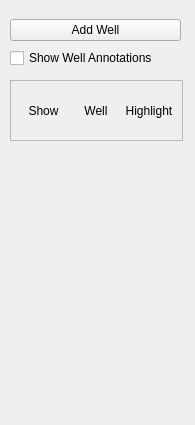
<?xml version="1.0" encoding="UTF-8"?>
<ui version="4.0">
 <class>padView</class>
 <widget class="QMainWindow" name="padView">
  <property name="geometry">
   <rect>
    <x>0</x>
    <y>0</y>
    <width>195</width>
    <height>425</height>
   </rect>
  </property>
  <property name="windowTitle">
   <string>DT - Pad View - {pad}</string>
  </property>
  <widget class="QWidget" name="centralwidget">
   <widget class="QScrollArea" name="scrollArea">
    <property name="geometry">
     <rect>
      <x>10</x>
      <y>80</y>
      <width>173</width>
      <height>61</height>
     </rect>
    </property>
    <property name="widgetResizable">
     <bool>true</bool>
    </property>
    <widget class="QWidget" name="scrollAreaWidgetContents">
     <property name="geometry">
      <rect>
       <x>0</x>
       <y>0</y>
       <width>171</width>
       <height>59</height>
      </rect>
     </property>
     <layout class="QGridLayout" name="gridLayout">
      <item row="0" column="2">
       <widget class="QLabel" name="label_3">
        <property name="text">
         <string>Highlight</string>
        </property>
        <property name="alignment">
         <set>Qt::AlignmentFlag::AlignCenter</set>
        </property>
       </widget>
      </item>
      <item row="0" column="0">
       <widget class="QLabel" name="label">
        <property name="text">
         <string>Show</string>
        </property>
        <property name="alignment">
         <set>Qt::AlignmentFlag::AlignCenter</set>
        </property>
       </widget>
      </item>
      <item row="0" column="1">
       <widget class="QLabel" name="label_2">
        <property name="text">
         <string>Well</string>
        </property>
        <property name="alignment">
         <set>Qt::AlignmentFlag::AlignCenter</set>
        </property>
       </widget>
      </item>
     </layout>
    </widget>
   </widget>
   <widget class="QWidget" name="">
    <property name="geometry">
     <rect>
      <x>10</x>
      <y>18</y>
      <width>171</width>
      <height>52</height>
     </rect>
    </property>
    <layout class="QVBoxLayout" name="verticalLayout">
     <item>
      <widget class="QPushButton" name="addWellBtn">
       <property name="text">
        <string>Add Well</string>
       </property>
      </widget>
     </item>
     <item>
      <widget class="QCheckBox" name="annotationsBox">
       <property name="text">
        <string>Show Well Annotations</string>
       </property>
      </widget>
     </item>
    </layout>
   </widget>
  </widget>
 </widget>
 <resources/>
 <connections/>
</ui>
